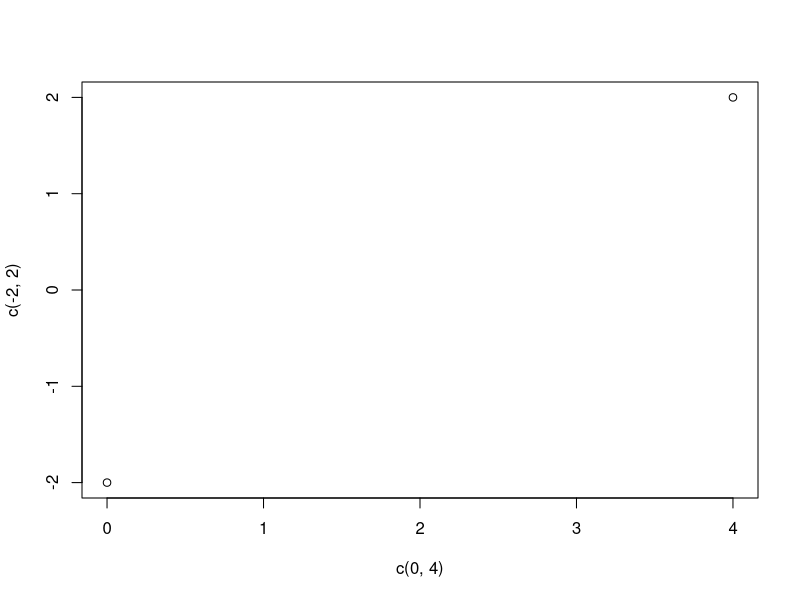

Source code (R):
del = .001
epsi=1

t = seq(0,40,del)
np = length(t)

GenFun <- function(){   
  x = matrix(rep(0, 2*np), nrow=2)

  x1 = c(2,0)
  x[,1] = x1

  for (i in 2:np){
    x2 = x1 + del* c(epsi*x1[1] * (1 - x1[1]^2/3) - x1[2], x1[1])
    x[,i] = x2
    x1 = x2
  }
  ret = x
}

GenFunRet <- function(){
  tao = .2

  t = seq(0,tao,del)
  np = length(t)

  x = matrix(rep(c(2,0), np), nrow=2)

  x1 = c(2,0)
  x[,1] = x1

  for (i in 2:np){
    x2 = x1 + del* c(epsi*x1[1] * (1 - x1[1]^2/3) - x1[2], x1[1])
    x[,i] = x2
    x1 = x2
  }
  ret = list(t=t, x=x)
}


#X <- GenFun()
Y <- GenFunRet()

print('---------------------------------------')

plot(c(0,4),c(-2,2))

#points(Y$t, Y$x[2,], type='l', col='red', lwd=3, main='dos')


